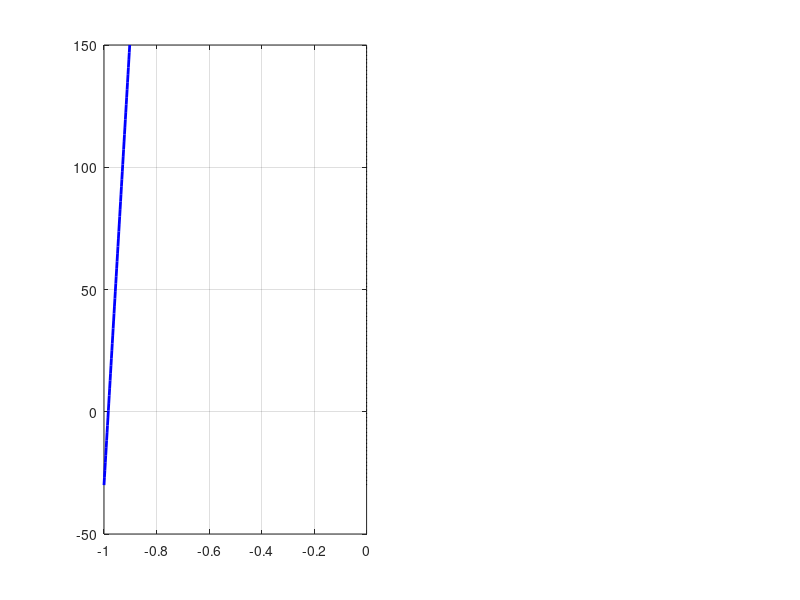

Source code (MATLAB): (Note: this script raises an error after producing the figure.)
%% floating_features.m
% Script da eseguire (Run / F5). Solo LETTURA dei risultati: non modifica nessuna
% pipeline. Disegna i moti della piattaforma galleggiante (surge e pitch) e ne
% stima le frequenze proprie.
%
%   Fig 1  Serie temporali di PtfmSurge [m] e PtfmPitch [deg] (FAST.Farm, per turbina)
%   Fig 2  Spettro di potenza (Welch) di surge e pitch + frequenze proprie:
%            - linea continua nera : modello lineare 2-DOF usato da FLORIDyn
%                                    (matrici VolturnUS come in DispActiveFloat.m)
%            - linea tratteggiata  : picco misurato nello spettro FAST.Farm
%   Fig 3  Modi di vibrare del modello 2-DOF (surge-pitch): profilo di spostamento
%          lungo la torre, frequenza propria e smorzamento modale
%
% Dati: <fastfarm_dir>\<porta>.T<n>.out  (colonne PtfmSurge, PtfmPitch, dt = 0.1 s)
% Output: figure a schermo + PNG in  <questa cartella>\floating_features_plots\

clear; clc; close all;

%% ===== IMPOSTAZIONI =====================================================
fastfarm_dir = 'D:\zero_model\fastfarm_simulation';
ports        = 15201;            % una o piu' porte (una serie di figure per porta)
turbines     = 1:3;              % turbine da mostrare
t_range      = [1200 4200];      % finestra analizzata [s] (scarta il transitorio)

psd_seg_s    = 500;              % segmento Welch [s]: risoluzione ~1/seg Hz; piu' corto = spettro piu' liscio
psd_overlap  = 0.5;              % sovrapposizione segmenti
band_surge   = [0.003 0.02];     % banda dove cercare il picco di surge [Hz]
band_pitch   = [0.02  0.06];     % banda dove cercare il picco di pitch [Hz]
f_max_plot   = 0.15;             % limite asse frequenze nei grafici PSD [Hz]
z_hub        = 150;              % quota hub sopra SWL [m] (solo per disegnare i modi)
save_png     = true;
%% =========================================================================

out_dir = fullfile(fileparts(mfilename('fullpath')), 'floating_features_plots');
if save_png && ~isfolder(out_dir); mkdir(out_dir); end

%% ---- Modello lineare 2-DOF (surge, pitch) --------------------------------
% Stesse matrici e correzioni di FLORIDynCL/prepareSimulationFloating_main_ZMQ.m
% + DispActiveFloat.m (added mass a freq. infinita, rigidezza idrostatica e
% gravitazionale sul pitch).
M0 = [ 2.01e7  -4.66e7;  -4.66e7  4.26e10];
B0 = [1.6299e5  0;        0       1.2627e9];
K0 = [ 7.192e4  1.145e6;  1.145e6 2.587e8];
A_inf  = [9.64e6 -1.01e8; -1.01e8 1.16e10];
Chs55  = 2.182166e5 * 1025 * 9.8066;
C_grav = 20706630 * 9.8066 * 1.9;
M2 = M0 + A_inf;
K2 = K0;  K2(2,2) = K2(2,2) + Chs55 + C_grav;
[V, Dm] = eig(K2, M2);
[wn2, ix] = sort(sqrt(diag(Dm)));  V = V(:, ix);
fn_model = wn2 / (2*pi);                                   % [Hz]  (1=surge, 2=pitch)
zeta_model = zeros(2,1);
for k = 1:2
    ph = V(:,k);
    zeta_model(k) = (ph'*B0*ph) / (2*wn2(k)*(ph'*M2*ph));  % smorzamento modale
end
fprintf('\n=== Modello lineare 2-DOF (come DispActiveFloat.m) ===\n');
fprintf('  modo 1 (surge): fn = %.4f Hz (T = %.0f s), zeta = %.3f\n', fn_model(1), 1/fn_model(1), zeta_model(1));
fprintf('  modo 2 (pitch): fn = %.4f Hz (T = %.1f s), zeta = %.3f\n', fn_model(2), 1/fn_model(2), zeta_model(2));

%% ---- Fig 3: modi di vibrare del modello ------------------------------------
fig3 = figure('Color','w','Position',[100 100 900 480]);
zz = linspace(-30, z_hub, 60);
modeNames = {'Modo 1 (surge)', 'Modo 2 (pitch)'};
for k = 1:2
    subplot(1,2,k); hold on; grid on; box on;
    ph = V(:,k);                                    % [surge m ; pitch rad]
    xz = ph(1) + zz*ph(2);                          % spostamento orizzontale lungo l'asse
    s  = max(abs(xz));  xz = xz / s;
    plot(xz, zz, 'b-', 'LineWidth', 2);
    plot(0*zz, zz, 'k:');
    yline(0, 'c-', 'SWL');
    if abs(ph(2)) > 1e-12 && abs(-ph(1)/ph(2)) < 400     % nodo di rotazione
        zn = -ph(1)/ph(2);
        plot(0, zn, 'ro', 'MarkerFaceColor', 'r');
        text(0.05, zn, sprintf(' nodo z = %.0f m', zn), 'Color', 'r');
    end
    xlabel('Spostamento orizzontale normalizzato [-]');
    ylabel('Quota rispetto a SWL [m]');
    title(sprintf('%s\nf_n = %.4f Hz (T = %.0f s), \\zeta = %.3f', modeNames{k}, ...
          fn_model(k), 1/fn_model(k), zeta_model(k)));
    xlim([-1.3 1.3]);
end
sgtitle('Modi di vibrare del modello 2-DOF surge-pitch');
if save_png; exportgraphics(fig3, fullfile(out_dir, 'modes_2DOF.png'), 'Resolution', 200); end

%% ---- Dati FAST.Farm: serie temporali e PSD ----------------------------------
colT = lines(max(turbines));
for port = ports(:)'
    fprintf('\n=== Porta %d ===\n', port);
    D = struct('t', {}, 'surge', {}, 'pitch', {});
    for k = 1:numel(turbines)
        f = fullfile(fastfarm_dir, sprintf('%d.T%d.out', port, turbines(k)));
        [t, sg, pt] = read_ptfm(f);
        m = t >= t_range(1) & t <= t_range(2);
        D(k).t = t(m); D(k).surge = sg(m); D(k).pitch = pt(m);
        fprintf('  T%d: %d campioni, t = %.0f..%.0f s, dt = %.3f s\n', turbines(k), nnz(m), t(find(m,1)), t(find(m,1,'last')), median(diff(t)));
    end

    % ---- Fig 1: serie temporali ----
    fig1 = figure('Color','w','Position',[100 100 1000 600]);
    ax1 = subplot(2,1,1); hold on; grid on; box on;
    ax2 = subplot(2,1,2); hold on; grid on; box on;
    for k = 1:numel(turbines)
        c = colT(turbines(k), :);
        plot(ax1, D(k).t, D(k).surge, 'Color', c, 'DisplayName', sprintf('T%d (media %.1f m)', turbines(k), mean(D(k).surge)));
        plot(ax2, D(k).t, D(k).pitch, 'Color', c, 'DisplayName', sprintf('T%d (media %.2f deg)', turbines(k), mean(D(k).pitch)));
    end
    ylabel(ax1, 'Surge [m]');  legend(ax1, 'Location', 'eastoutside');
    ylabel(ax2, 'Pitch [deg]'); xlabel(ax2, 'Time [s]'); legend(ax2, 'Location', 'eastoutside');
    title(ax1, sprintf('Moti della piattaforma, porta %d', port));
    linkaxes([ax1 ax2], 'x'); xlim(ax1, t_range);
    if save_png; exportgraphics(fig1, fullfile(out_dir, sprintf('platform_motion_%d.png', port)), 'Resolution', 200); end

    % ---- Fig 2: PSD + frequenze proprie ----
    fig2 = figure('Color','w','Position',[100 100 1000 650]);
    axS = subplot(2,1,1); hold on; grid on; box on;
    axP = subplot(2,1,2); hold on; grid on; box on;
    fpk = nan(numel(turbines), 2);
    for k = 1:numel(turbines)
        c  = colT(turbines(k), :);
        fs = 1 / median(diff(D(k).t));
        [fq, Ps] = welch_psd(D(k).surge, fs, psd_seg_s, psd_overlap);
        [~,  Pp] = welch_psd(D(k).pitch, fs, psd_seg_s, psd_overlap);
        if k == 1; PsAll = zeros(numel(fq), numel(turbines)); PpAll = PsAll; end
        PsAll(:,k) = Ps;  PpAll(:,k) = Pp;
        semilogy(axS, fq, Ps, 'Color', c, 'LineWidth', 1.0, 'DisplayName', sprintf('T%d', turbines(k)));
        semilogy(axP, fq, Pp, 'Color', c, 'LineWidth', 1.0, 'DisplayName', sprintf('T%d', turbines(k)));
        fpk(k,1) = peak_in_band(fq, Ps, band_surge);
        fpk(k,2) = peak_in_band(fq, Pp, band_pitch);
    end
    % Picco misurato = picco dello spettro MEDIO delle turbine (meno sensibile al rumore)
    PsM = mean(PsAll, 2);  PpM = mean(PpAll, 2);
    fpk_avg = [peak_in_band(fq, PsM, band_surge), peak_in_band(fq, PpM, band_pitch)];
    semilogy(axS, fq, PsM, 'k', 'LineWidth', 2, 'DisplayName', 'media turbine');
    semilogy(axP, fq, PpM, 'k', 'LineWidth', 2, 'DisplayName', 'media turbine');
    decorate(axS, 'PSD surge [m^2/Hz]', fn_model(1), f_max_plot);
    decorate(axP, 'PSD pitch [deg^2/Hz]', fn_model(2), f_max_plot);
    for k = 1:numel(turbines)          % picco piu' prominente di ogni turbina (linea tratteggiata)
        c = colT(turbines(k), :);
        if isfinite(fpk(k,1)); xline(axS, fpk(k,1), '--', 'Color', c, 'LineWidth', 1.5, 'DisplayName', sprintf('picco T%d: %.4f Hz', turbines(k), fpk(k,1))); end
        if isfinite(fpk(k,2)); xline(axP, fpk(k,2), '--', 'Color', c, 'LineWidth', 1.5, 'DisplayName', sprintf('picco T%d: %.4f Hz', turbines(k), fpk(k,2))); end
    end
    legend(axS, 'Location', 'northeast', 'FontSize', 8); legend(axP, 'Location', 'northeast', 'FontSize', 8);
    xlabel(axP, 'Frequenza [Hz]');
    title(axS, sprintf('Spettro dei moti, porta %d  (finestra %d-%d s, segmenti %d s, risoluzione ~%.4f Hz)', ...
          port, t_range(1), t_range(2), psd_seg_s, 1/psd_seg_s));
    if save_png; exportgraphics(fig2, fullfile(out_dir, sprintf('platform_PSD_%d.png', port)), 'Resolution', 200); end

    fprintf('  Frequenze proprie [Hz]      surge     pitch\n');
    fprintf('    modello 2-DOF          %8.4f  %8.4f\n', fn_model(1), fn_model(2));
    fprintf('    picco misurato (media) %8.4f  %8.4f\n', fpk_avg(1), fpk_avg(2));
    for k = 1:numel(turbines)
        fprintf('    picco misurato T%d      %8.4f  %8.4f\n', turbines(k), fpk(k,1), fpk(k,2));
    end
end
if save_png; fprintf('\nPNG salvati in: %s\n', out_dir); end

%% ===== funzioni locali ======================================================
function [t, surge, pitch] = read_ptfm(file)
% Legge Time, PtfmSurge, PtfmPitch da un .out FAST.Farm (header di testo + riga unita').
fid = fopen(file, 'r');
if fid < 0; error('File non trovato: %s', file); end
cleaner = onCleanup(@() fclose(fid));
hdrIdx = 0; names = {};
for i = 1:15
    ln = fgetl(fid);
    if ~ischar(ln); break; end
    if startsWith(strtrim(ln), 'Time')
        hdrIdx = i; names = strsplit(strtrim(ln)); break;
    end
end
if hdrIdx == 0; error('Header "Time" non trovato in %s', file); end
iT = find(strcmp(names, 'Time'), 1);
iS = find(strcmp(names, 'PtfmSurge'), 1);
iP = find(strcmp(names, 'PtfmPitch'), 1);
if isempty(iS) || isempty(iP); error('PtfmSurge/PtfmPitch non presenti in %s', file); end
fgetl(fid);                                              % riga unita'
fmt = repmat('%*f', 1, numel(names));
% legge solo le 3 colonne: sostituisce %*f (skip) con %f nelle posizioni utili
tok = strsplit(strtrim(repmat('%*f ', 1, numel(names))));
tok([iT iS iP]) = {'%f'};
C = textscan(fid, strjoin(tok, ' '), 'CollectOutput', false);
t = C{1}; surge = C{2}; pitch = C{3};
n = min([numel(t) numel(surge) numel(pitch)]);
t = t(1:n); surge = surge(1:n); pitch = pitch(1:n);
end

function [f, P] = welch_psd(x, fs, segLen_s, overlap)
% PSD monolaterale con il metodo di Welch (finestra di Hann, senza toolbox).
x = x(:) - mean(x);
N = numel(x);
L = min(round(segLen_s * fs), N);
step = max(1, round(L * (1 - overlap)));
w = 0.5 - 0.5*cos(2*pi*(0:L-1)'/(L-1));
nfft = 2^nextpow2(4*L);                                  % zero-padding per picchi piu' lisci
starts = 1:step:(N - L + 1);
P = zeros(nfft/2 + 1, 1);
for s = starts
    seg = x(s:s+L-1);
    seg = seg - mean(seg);
    X = fft(seg .* w, nfft);
    P = P + abs(X(1:nfft/2+1)).^2;
end
P = P / numel(starts) / (fs * sum(w.^2));
P(2:end-1) = 2 * P(2:end-1);
f = (0:nfft/2)' * fs / nfft;
end

function fp = peak_in_band(f, P, band)
% Frequenza del picco piu' PROMINENTE (massimo locale interno alla banda), con
% interpolazione parabolica. La prominenza e' il rapporto tra il picco e la piu'
% alta delle due "valli" che lo separano da un picco piu' alto: evita di scegliere
% il bordo della banda quando lo spettro e' in forte discesa (forzante a bassa
% frequenza del vento).
idx = find(f >= band(1) & f <= band(2));
if numel(idx) < 3; fp = NaN; return; end
Pl = P(idx);
loc = find(Pl(2:end-1) > Pl(1:end-2) & Pl(2:end-1) >= Pl(3:end)) + 1;   % massimi locali interni
if isempty(loc); fp = NaN; return; end
prom = zeros(size(loc));
for j = 1:numel(loc)
    i = loc(j);
    li = find(Pl(1:i-1) > Pl(i), 1, 'last');       % primo punto piu' alto a sinistra
    ri = i + find(Pl(i+1:end) > Pl(i), 1, 'first'); % primo punto piu' alto a destra
    lmin = min(Pl(max(li,1):i)); if isempty(li); lmin = min(Pl(1:i)); end
    if isempty(ri); rmin = min(Pl(i:end)); else; rmin = min(Pl(i:ri)); end
    prom(j) = Pl(i) / max(lmin, rmin);
end
[~, jb] = max(prom); k = idx(loc(jb));
if k > 1 && k < numel(f)
    y1 = P(k-1); y2 = P(k); y3 = P(k+1);
    d = 0.5 * (y1 - y3) / (y1 - 2*y2 + y3);
    if isfinite(d) && abs(d) <= 1; fp = f(k) + d*(f(2)-f(1)); return; end
end
fp = f(k);
end

function decorate(ax, ylab, f_model, f_max)
xline(ax, f_model, 'g-', 'LineWidth', 2.5, 'DisplayName', sprintf('modello 2-DOF: %.4f Hz', f_model));
set(ax, 'YScale', 'log'); xlim(ax, [0 f_max]);
ylabel(ax, ylab);
end
